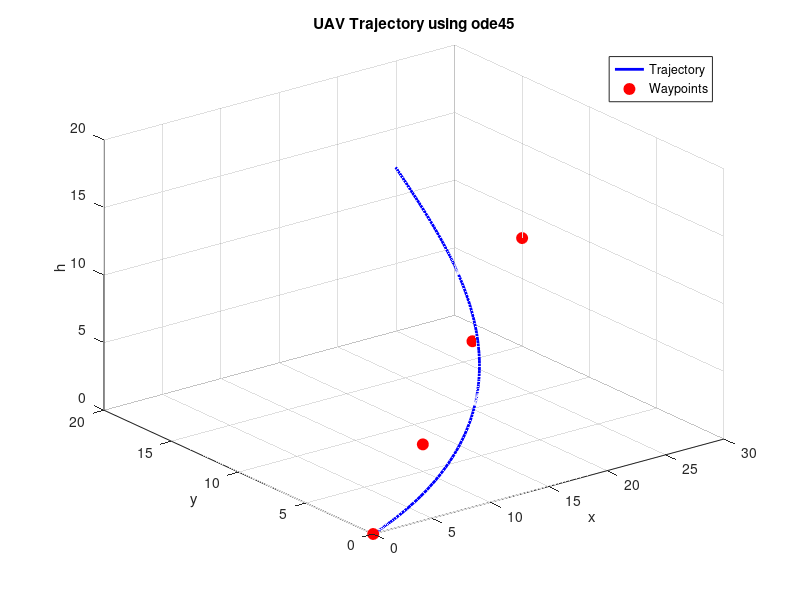

Reproduce this figure in MATLAB.
function uav_shooting_nonlinear_ode45
    % Time and waypoint setup
    T = 15;
    t_wp = [5, 10];
    wp_times = [0, t_wp, T];

    % Waypoints [x; y; h]
    wp_pos = [0 0 0;
              10 5 2;
              20 10 5;
              30 15 8]';

    % Control bounds: [min, max] for each control input
    u_bounds = [-2 2;    % u_v
                -1 1;    % u_theta
                -1 1];   % u_h

    rho = [10, 10];      % Penalty weights for waypoints

    % Initial guess for costate [lambda_x, lambda_y, lambda_h, lambda_v, lambda_theta]
    lambda0 = zeros(5,1);

    % Newton shooting loop
    for iter = 1:15
        [xtraj, x_wp, lambdas] = simulate_nonlinear_ode(lambda0, wp_times, wp_pos, rho, u_bounds);

        % Compute error (only position/altitude) at interior waypoints
        err = [];
        for i = 2:length(wp_times)-1
            err = [err; x_wp{i}(1:3) - wp_pos(:, i)];
        end

        % Jacobian estimation (finite difference)
        J = zeros(length(err), 5);
        delta = 1e-4;
        for j = 1:5
            lambda0_pert = lambda0;
            lambda0_pert(j) = lambda0_pert(j) + delta;
            [~, x_wp_d] = simulate_nonlinear_ode(lambda0_pert, wp_times, wp_pos, rho, u_bounds);
            err_d = [];
            for i = 2:length(wp_times)-1
                err_d = [err_d; x_wp_d{i}(1:3) - wp_pos(:, i)];
            end
            J(:, j) = (err_d - err) / delta;
        end

        % Newton update
        delta_lambda = -J \ err;
        lambda0 = lambda0 + delta_lambda;

        fprintf('Iter %d, Error norm: %.6f\n', iter, norm(err));
        if norm(err) < 1e-3
            break;
        end
    end

    % Final trajectory with converged lambda0
    [xtraj, ~] = simulate_nonlinear_ode(lambda0, wp_times, wp_pos, rho, u_bounds);

    % Plot trajectory
    figure;
    plot3(xtraj(1,:), xtraj(2,:), xtraj(3,:), 'b', 'LineWidth', 2); hold on;
    plot3(wp_pos(1,:), wp_pos(2,:), wp_pos(3,:), 'ro', 'MarkerSize', 8, 'MarkerFaceColor', 'r');
    xlabel('x'); ylabel('y'); zlabel('h'); title('UAV Trajectory using ode45');
    legend('Trajectory','Waypoints'); grid on; view(3);
end
function [xtraj, x_wp, lambdas] = simulate_nonlinear_ode(lambda0, wp_times, wp_pos, rho, u_bounds)
    x0 = [wp_pos(:,1); 3; 0];  % Initial state: position + speed=3 + heading=0
    T = wp_times(end);

    x_wp = cell(1, length(wp_times));
    lambdas = {};
    x_all = [];
    t_all = [];

    lambda = lambda0;
    t_start = 0;
    x_start = x0;

    for i = 2:length(wp_times)
        t_end = wp_times(i);
        tspan = [t_start t_end];

        % ODE45 with current costate
        odeopts = odeset('RelTol',1e-6,'AbsTol',1e-9);
        [t_seg, x_seg] = ode45(@(t, x) uav_dynamics(t, x, lambda, u_bounds), tspan, x_start, odeopts);

        x_all = [x_all; x_seg];
        t_all = [t_all; t_seg];

        x_wp{i} = x_seg(end, :)';  % Save final state of this segment
        x_start = x_seg(end, :)';  % Set initial condition for next segment

        if i < length(wp_times)
            lambda(1:3) = lambda(1:3) - rho(i-1) * (x_wp{i}(1:3) - wp_pos(:,i));  % Costate jump
            lambdas{i} = lambda;
        end
        t_start = t_end;
    end

    x_wp{1} = x0;
    x_wp{end} = x_all(end,:)';

    xtraj = x_all';  % Transpose to return [states x time]
end
function dx = uav_dynamics(~, x, lambda, u_bounds)
    % State: x = [x; y; h; v; theta]
    % Costate: lambda = [lambda_x, lambda_y, lambda_h, lambda_v, lambda_theta]

    % Compute control from PMP and clip
    u_v     = -lambda(4);
    u_theta = -lambda(5);
    u_h     = -lambda(3);

    u = [u_v; u_theta; u_h];
    u = max(min(u, u_bounds(:,2)), u_bounds(:,1));

    dx = zeros(5,1);
    dx(1) = x(4) * cos(x(5));   % x_dot
    dx(2) = x(4) * sin(x(5));   % y_dot
    dx(3) = u(3);               % h_dot
    dx(4) = u(1);               % v_dot
    dx(5) = u(2);               % theta_dot
end
